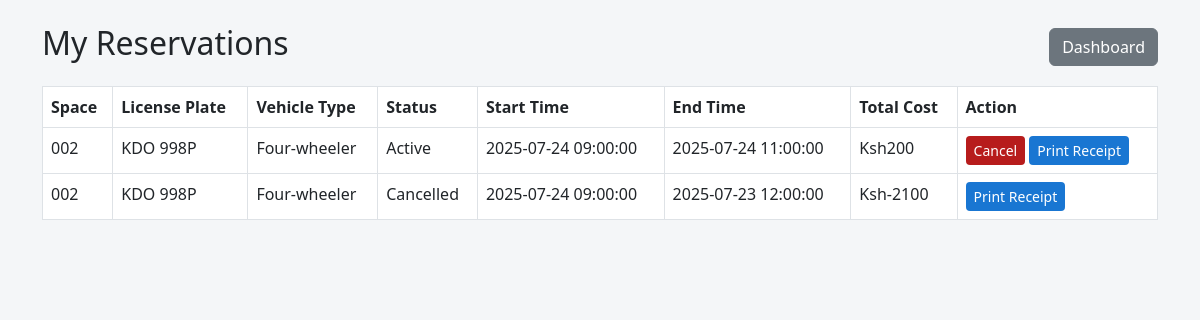
/my_reservations.php (signed in), run on the app's committed database.
### tables this page shows
CREATE TABLE `reservations` (
  `id` int(11) NOT NULL,
  `user_id` int(11) NOT NULL,
  `space_id` int(11) NOT NULL,
  `license_plate` varchar(20) NOT NULL,
  `vehicle_type` enum('two-wheeler','four-wheeler') NOT NULL,
  `start_time` datetime NOT NULL,
  `end_time` datetime DEFAULT NULL,
  `total_cost` decimal(8,2) DEFAULT NULL,
  `status` enum('active','completed','cancelled') DEFAULT 'active',
  `created_at` timestamp NOT NULL DEFAULT current_timestamp()
);

CREATE TABLE `parking_spaces` (
  `id` int(11) NOT NULL,
  `space_number` varchar(10) NOT NULL,
  `vehicle_type` enum('two-wheeler','four-wheeler') NOT NULL,
  `hourly_rate` decimal(6,2) NOT NULL,
  `status` enum('available','reserved','occupied') DEFAULT 'available',
  `image` varchar(255) DEFAULT NULL,
  `location` varchar(100) DEFAULT NULL,
  `owner_id` int(11) NOT NULL,
  `total_spaces` int(11) NOT NULL DEFAULT 1,
  `available_spaces` int(11) NOT NULL DEFAULT 1,
  `created_at` timestamp NOT NULL DEFAULT current_timestamp()
);

### my_reservations.php (the view, shortened to what this page needs)
<?php
require_once 'includes/db.php';
$user_id = $_SESSION['user_id'];
$stmt = $pdo->prepare("SELECT r.*, p.space_number, p.hourly_rate FROM reservations r JOIN parking_spaces p ON r.space_id = p.id WHERE r.user_id = ? ORDER BY r.created_at DESC");
$stmt->execute([$user_id]);
$reservations = $stmt->fetchAll();
?>
<!DOCTYPE html>
<html lang="en">
<head>
    <link rel="stylesheet" href="https://cdn.jsdelivr.net/npm/bootstrap@5.3.0/dist/css/bootstrap.min.css">
</head>
<body>
<div class="container py-4">
    <div class="d-flex justify-content-between align-items-center mb-3">
        <h2>My Reservations</h2>
        <a href="user_dashboard.php" class="btn btn-secondary">Dashboard</a>
    </div>
    <table class="table table-bordered bg-white">
        <thead>
            <tr>
                <th>Space</th>
                <th>License Plate</th>
                <th>Vehicle Type</th>
                <th>Status</th>
                <th>Start Time</th>
                <th>End Time</th>
                <th>Total Cost</th>
                <th>Action</th>
            </tr>
        </thead>
        <tbody>
        <?php foreach ($reservations as $r): ?>
            <tr>
                <td><?= htmlspecialchars($r['space_number']) ?></td>
                <td><?= htmlspecialchars($r['license_plate']) ?></td>
                <td><?= ucfirst($r['vehicle_type']) ?></td>
                <td><?= ucfirst($r['status']) ?></td>
                <td><?= $r['start_time'] ?></td>
                <td><?= $r['end_time'] ?? '-' ?></td>
                <td>
                    <?php
                    if ($r['end_time']) {
                        $start = strtotime($r['start_time']);
                        $end = strtotime($r['end_time']);
                        $hours = ceil(($end - $start) / 3600);
                        $cost = $hours * $r['hourly_rate'];
                        echo 'Ksh' . $cost;
                    } else {
                        echo '-';
                    }
                    ?>
                </td>
                <td>
                    <?php if ($r['status'] === 'active'): ?>
                        <a href="my_reservations.php?cancel=<?= $r['id'] ?>" class="btn btn-danger btn-sm" onclick="return confirm('Cancel this reservation?')">Cancel</a>
                    <?php endif; ?>
                    <a href="print_receipt.php?id=<?= $r['id'] ?>" class="btn btn-primary btn-sm" target="_blank">Print Receipt</a>
                </td>
            </tr>
        <?php endforeach; ?>
        </tbody>
    </table>
</div>
</body>
</html>

### my_reservations.php (style rules this page uses)
body { background: #f4f6f8; }
.btn-primary { background: #1976d2; border: none; }
.btn-danger { background: #b71c1c; border: none; }

### data on the page
reservations: space.space_number "002", license_plate "KDO 998P", vehicle_type "Four-wheeler", status "Active", start_time "2025-07-24 09:00:00", end_time "2025-07-24 11:00:00", cost "200"
reservations: space.space_number "002", license_plate "KDO 998P", vehicle_type "Four-wheeler", status "Cancelled", start_time "2025-07-24 09:00:00", end_time "2025-07-23 12:00:00", cost "-2100"
